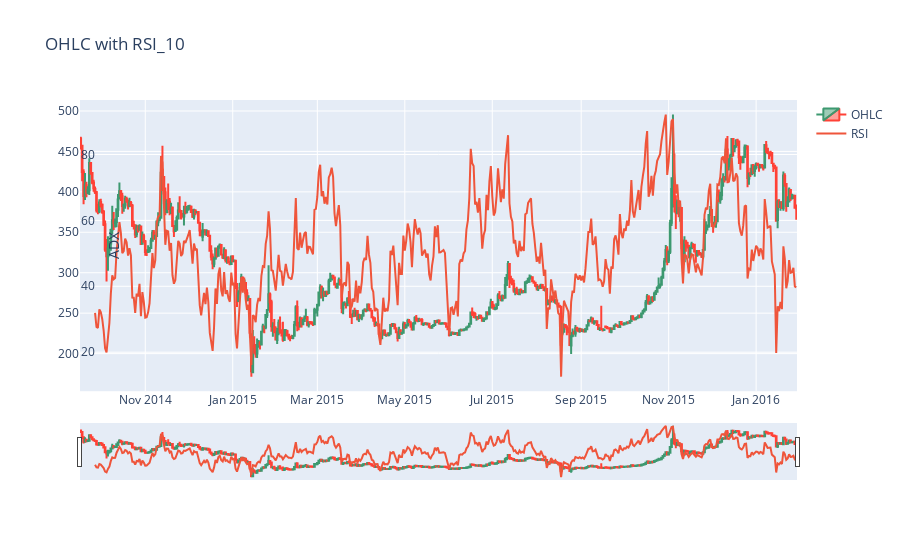

This figure's notebook cell:
### Code cell
df = df[:500]
fig = go.Figure(
    data = [
        go.Candlestick(
            x = df.index,
            open = df['Open'],
            high = df['High'],
            low = df['Low'],
            close = df['Close'],
            name = 'OHLC'),
            go.Scatter(
                x = df.index,
                y = df['RSI_10'],
                name = 'RSI',
                yaxis = 'y2'
            )
    ]
)

fig.update_layout(
    title='OHLC with RSI_10',
    yaxis = dict(domain = [0.2, 1]),
    yaxis2 = dict(
        domain = [0, 0.2],
        anchor = 'free',
        overlaying = 'y',
        side = 'right',
        title = 'ADX'
    )
)

fig.show()

### Figure 1 — Plotly figure (JSON) as saved in the notebook; plotly's stock layout.template omitted (floating-point values rounded to 4 significant figures; data arrays with more than 128 entries replaced by an {"elided": "..."} marker saying what was removed)
{"data": [{"close": {"elided": "500 float values"}, "high": {"elided": "500 float values"}, "low": {"elided": "500 float values"}, "name": "OHLC", "open": {"elided": "500 float values"}, "type": "candlestick", "x": {"elided": "500 str values"}}, {"name": "RSI", "type": "scatter", "x": {"elided": "500 str values"}, "y": {"elided": "500 float values"}, "yaxis": "y2"}], "layout": {"title": {"text": "OHLC with RSI_10"}, "yaxis": {"domain": [0.2, 1]}, "yaxis2": {"anchor": "free", "domain": [0, 0.2], "overlaying": "y", "side": "right", "title": {"text": "ADX"}}}}
